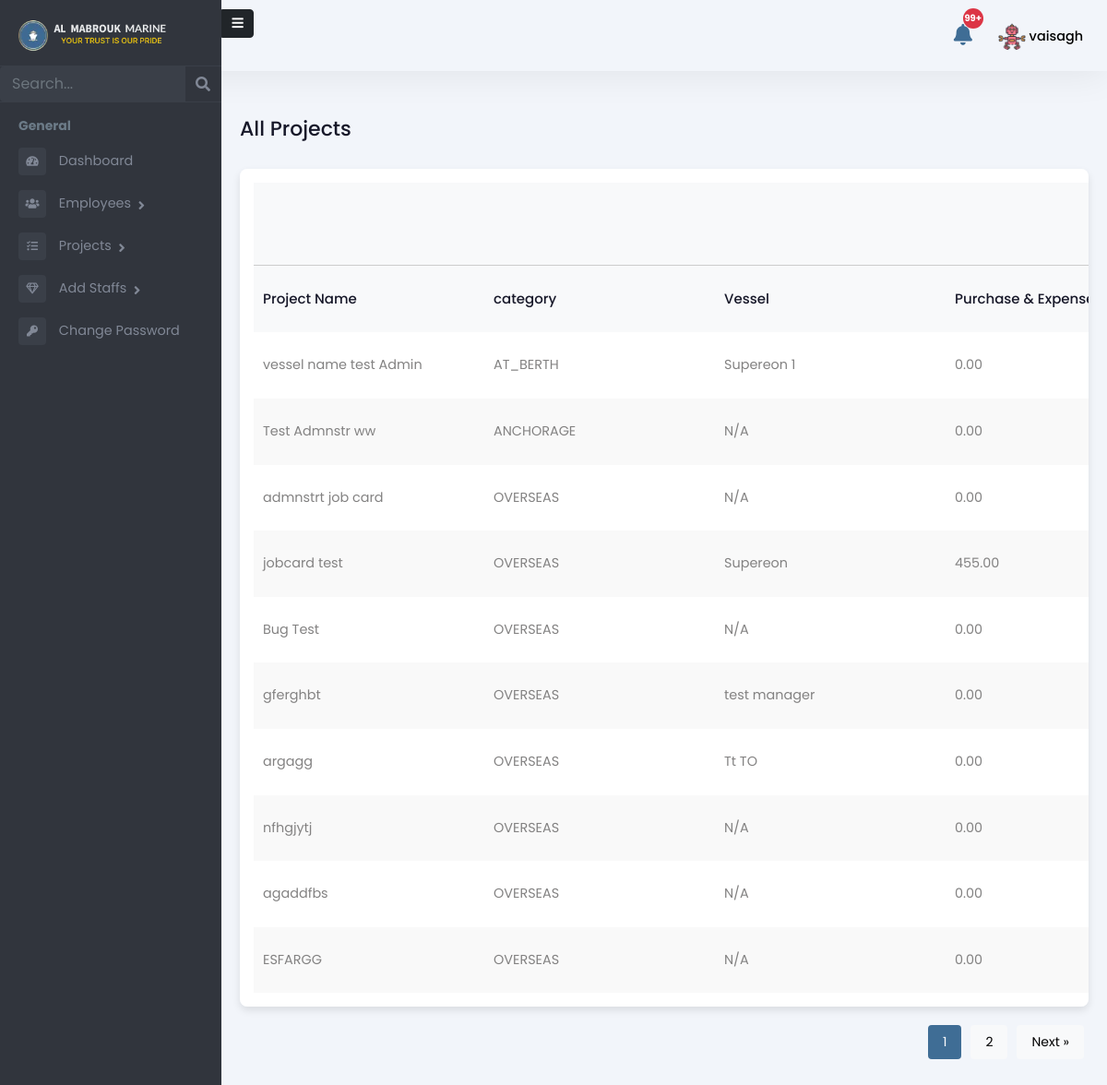
Screenshot of /admin-panel/projects/ (signed in) with the database file from the repository.
### Admin/models.py (models this page shows, shortened)
class Employee(models.Model):
    user = models.OneToOneField(User, on_delete=models.CASCADE, related_name='employee_profile')
    is_employee = models.BooleanField(default=False)
    is_manager = models.BooleanField(default=False)
    is_administration = models.BooleanField(default=False)
    is_hr = models.BooleanField(default=False)
    rank = models.CharField(max_length=255, blank=True, null=True)
    salary = models.DecimalField(max_digits=10, decimal_places=2, blank=True, null=True)
    work_days = models.DecimalField(max_digits=10, decimal_places=2, default=0, blank=True)
    holidays = models.IntegerField(null=True, blank=True)
    overseas_days = models.IntegerField(default=0)
    date_of_birth = models.DateField(null=True, blank=True)
    phone_number = models.CharField(max_length=15, blank=True, null=True)
    date_of_join = models.DateField(null=True, blank=True)
    address = models.TextField(blank=True, null=True)
    profile_picture = models.ImageField(upload_to="profile_pictures/", null=True, blank=True)

class Project(models.Model):
    STATUS_CHOICES = [
        ('PENDING', 'Pending'),
        ('ASSIGN', 'Assign'),
        ('ONGOING', 'Ongoing'),
        ('HOLD', 'Hold'),
        ('CANCELLED', 'Cancelled'),
        ('COMPLETED', 'Completed'),
    ]
    CATEGORY_CHOICES = [
        ('OVERSEAS', 'Overseas'),
        ('ANCHORAGE', 'Anchorage'),
        ('HOLIDAY_WORKING', 'Holiday Working'),
        ('AT_BERTH', 'At Berth'),
    ]
    PRIORITY_CHOICES = [
        ('HIGH', 'High'),
        ('MEDIUM', 'Medium'),
        ('LOW', 'Low'),
    ]
    name = models.CharField(max_length=255)
    code = models.CharField(max_length=100, unique=True, blank=True, null=True)
    client_name = models.CharField(max_length=255, default="", blank=True)
    vessel_name = models.CharField(max_length=255, default="", blank=True)
    purchase_and_expenses = models.DecimalField(
        max_digits=12, decimal_places=2, default=0.00)
    invoice_amount = models.DecimalField(
        max_digits=12, decimal_places=2, default=0.00)
    currency_code = models.CharField(max_length=10, default="AED")
    status = models.CharField(
        max_length=100, choices=STATUS_CHOICES, default='PENDING')
    category = models.CharField(
        max_length=50, choices=CATEGORY_CHOICES, default='AT_BERTH')
    priority = models.CharField(max_length=10, choices=PRIORITY_CHOICES, default='MEDIUM')
    job_description = models.TextField(blank=True, null=True)
    manager = models.ForeignKey(
        'Employee', on_delete=models.SET_NULL, null=True, blank=True, related_name='managed_projects',
        limit_choices_to={'is_manager': True}
    )
    created_at = models.DateTimeField(auto_now_add=True)
    deadline_date = models.DateField(null=True, blank=True)
    attachment = models.FileField(upload_to='project_attachments/', blank=True, null=True)
    job_card = models.FileField(upload_to='job_cards/', blank=True, null=True)

### Admin/views.py (the view)
# urls.py: path('projects/', project_list_view, name='project-list'),
@login_required
def project_list_view(request):
    projects = Project.objects.all().order_by('-created_at')
    search_query = request.GET.get('search', '').strip()
    status_filter = request.GET.get('status', '')
    if search_query:
        projects = projects.filter(
            Q(name__icontains=search_query) |
            Q(code__icontains=search_query) |
            Q(client_name__icontains=search_query)
        )
    if status_filter:
        projects = projects.filter(status=status_filter)
    project_data = [
        {
            "id": project.id,
            "name": project.name,
            "category": project.category,
            "vessel": project.vessel_name,
            "status": project.status,
            "invoice": project.invoice_amount,
            "currency": project.currency_code,
            "purchase_and_expenses": project.purchase_and_expenses,
        }
        for project in projects
    ]
    paginator = Paginator(project_data, 10)
    page_number = request.GET.get('page')
    page_obj = paginator.get_page(page_number)
    context = {
        'role': 'Admin',
        "projects": page_obj,
        "search_query": search_query,
        "status_filter": status_filter,
        "status_choices": Project.STATUS_CHOICES,
    }
    return render(request, 'Admin/project_list.html', context)

### templates/Admin/project_list.html (shortened to what this page needs)
{% extends 'Admin/adminbase.html' %}
{% load static %}
{% block content %}
<div class="emply-list-wraper">
  <div class="pg-title">
    <h1>All Projects</h1>
  </div>
  <div class="widget-box table-wdgt">
    <table id="employeeTable">
      <thead>
        <tr style="border-bottom: 1px solid #ccc">
          <th></th>
          <th></th>
          <th></th>
          <th></th>
        </tr>
      </thead>
      <thead>
        <tr>
          <th>Project Name</th>
          <th>category</th>
          <th>Vessel</th>
          <th>Purchase & Expenses</th>
        </tr>
      </thead>
      <tbody>
        {% for project in projects %}
        <tr>
          <td>
            <a href="{% url 'project-summary' project.id %}">{{ project.name }}</a>
          </td>
          <td>{{ project.category }}</td>
          <td>{{ project.vessel|default:"N/A" }}</td>
          <td>{{ project.purchase_and_expenses }}</td>
        </tr>
        {% endfor %}
      </tbody>
    </table>
  </div>
<div class="pagination" id="pagination">
    {% for num in projects.paginator.page_range %}
        {% if num >= projects.number|add:'-1' and num <= projects.number|add:'1' %}
            <a href="?page={{ num }}">
                <button class="{% if num == projects.number %}active{% endif %}">{{ num }}</button>
            </a>
        {% endif %}
    {% endfor %}
    {% if projects.has_next %}
        <a href="?page={{ projects.next_page_number }}">
            <button>Next &raquo;</button>
        </a>
    {% endif %}
</div>
</div>
{% endblock %}

### templates/Admin/adminbase.html (shortened to what this page needs)
{% load static %}
<!DOCTYPE html>
<html lang="en">
<head>
    <link rel="stylesheet" href="{% static 'assets/vendor/bootstrap/css/bootstrap.min.css' %}" />
    <link href="https://use.fontawesome.com/releases/v5.0.6/css/all.css" rel="stylesheet" />
    <link rel="stylesheet" href="https://use.fontawesome.com/releases/v5.15.4/css/all.css">
    <link href="https://cdn.jsdelivr.net/npm/bootstrap-icons@1.11.3/font/bootstrap-icons.css" rel="stylesheet">
    <link rel="stylesheet" href="{% static 'assets/css/style.css' %}" />
</head>
<body>
    <header>
      <div class="mb-top-hdr">
         <div class="hdr-notification">
        <a href="{% url 'admin-notifications' %}">
            <button type="button" class="btn btn-primary position-relative">
                <i class="fas fa-bell"></i>
                <span
                    id="admin-notification-count"
                    class="position-absolute top-0 start-100 translate-middle badge rounded-pill bg-danger"
                    data-count="{{ unread_notifications|add:'0' }}">
                </span>
            </button>
        </a>
    </div>
        <div class="hdr-user">
          <div class="dropdown">
            <button class="btndropdown-toggle" type="button" id="dropdownMenuButton1"
                  data-bs-toggle="dropdown" aria-expanded="false">
                  {% if request.user.employee_profile.profile_picture %}
                      <img src="{{ request.user.employee_profile.profile_picture.url }}"
                           alt="Profile Picture"
                           class="rounded-circle"
                           style="width: 30px; height: 30px; object-fit: cover;">
                  {% else %}
                      <i class="fas fa-user"></i>
                  {% endif %}
                  <span>{{ request.user.username }}</span>
              </button>
          </div>
        </div>
      </div>
    </header>
    <div class="page-wrapper chiller-theme toggled"  id="content">
        <nav id="sidebar"  class="sidebar-wrapper sidebar">
            <a id="show-sidebar"   onclick="toggleSidebar()" class="btn btn-sm btn-dark" href="#">
              <i class="fas fa-bars"></i>
            </a>
            <div class="sidebar-content">
              <div class="sidebar-brand">
                <a href="{% url 'admin-dashboard' %}"><img src="{% static 'assets/images/almabrouk-logo.webp' %}"
                    alt="Almabrouk Marine Logo" /></a>
              </div>
              <div class="sidebar-search">
                <form method="get" action="{% url 'search_redirect' %}">
                  <div class="input-group">
                    <input
                      type="text"
                      name="search"
                      class="form-control search-menu"
                      placeholder="Search..."
                      value="{{ search_query }}"
                    />
                    <div class="input-group-append">
                      <button class="input-group-text" type="submit" style="border: none; background: none;">
                    <i class="fa fa-search" aria-hidden="true"></i>
                  </button>
                    </div>
                  </div>
                </form>
              </div>
              <div class="sidebar-menu">
                <ul>
                  <li class="header-menu">
                    <span>General</span>
                  </li>
                  <li>
                    <a href="{% url 'admin-dashboard' %}">
                      <i class="fa fa-tachometer-alt"></i>
                      <span>Dashboard</span>
                    </a>
                  </li>
                  <li class="sidebar-dropdown">
                    <a href="#">
                      <i class="fas fa-users"></i>
                      <span>Employees</span>
                    </a>
                  </li>
                  <li class="sidebar-dropdown">
                    <a href="#">
                      <i class="fas fa-tasks"></i>
                      <span>Projects</span>
                    </a>
                  </li>
                  <li class="sidebar-dropdown">
                    <a href="#">
                      <i class="far fa-gem"></i>
                      <span>Add Staffs</span>
                    </a>
                  </li>
                  <li>
                    <a href="{% url 'change_password' %}">
                      <i class="fa fa-key"></i>
                      <span>Change Password</span>
                    </a>
                  </li>
                </ul>
              </div>
            </div>
          </nav>
        {% block content %}
        {% endblock %}
    </div>
</body>
</html>

### rows the page displays
Project: name "vessel name test Admin", category "AT_BERTH", vessel "Supereon 1", purchase_and_expenses "0.00"
Project: name "Test Admnstr ww", category "ANCHORAGE", purchase_and_expenses "0.00"
Project: name "admnstrt job card", category "OVERSEAS", purchase_and_expenses "0.00"
Project: name "jobcard test", category "OVERSEAS", vessel "Supereon", purchase_and_expenses "455.00"
Project: name "Bug Test", category "OVERSEAS", purchase_and_expenses "0.00"
Project: name "gferghbt", category "OVERSEAS", vessel "test manager", purchase_and_expenses "0.00"
Project: name "argagg", category "OVERSEAS", vessel "Tt TO", purchase_and_expenses "0.00"
Project: name "nfhgjytj", category "OVERSEAS", purchase_and_expenses "0.00"
Project: name "agaddfbs", category "OVERSEAS", purchase_and_expenses "0.00"
Project: name "ESFARGG", category "OVERSEAS", purchase_and_expenses "0.00"

### other values shown
{{ request.user.username }} "vaisagh"
{{ project.vessel|default:"N/A" }} "N/A" "N/A" "N/A" "N/A" "N/A" "N/A"
{{ num }} "1" "2"
